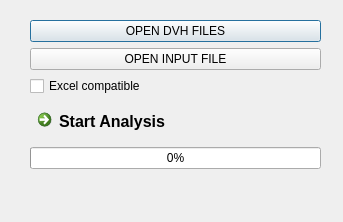
<?xml version="1.0" encoding="UTF-8"?>
<ui version="4.0">
 <class>Monaco_dvh3</class>
 <widget class="QDialog" name="Monaco_dvh3">
  <property name="geometry">
   <rect>
    <x>0</x>
    <y>0</y>
    <width>343</width>
    <height>222</height>
   </rect>
  </property>
  <property name="windowTitle">
   <string>Analize Monaco file with Input</string>
  </property>
  <widget class="QWidget" name="layoutWidget">
   <property name="geometry">
    <rect>
     <x>30</x>
     <y>20</y>
     <width>291</width>
     <height>173</height>
    </rect>
   </property>
   <layout class="QVBoxLayout" name="verticalLayout">
    <item>
     <widget class="QPushButton" name="pushButton_2">
      <property name="text">
       <string>OPEN DVH FILES</string>
      </property>
     </widget>
    </item>
    <item>
     <widget class="QPushButton" name="pushButton">
      <property name="text">
       <string>OPEN INPUT FILE</string>
      </property>
     </widget>
    </item>
    <item>
     <widget class="QCheckBox" name="checkBox">
      <property name="text">
       <string>Excel compatible </string>
      </property>
     </widget>
    </item>
    <item>
     <widget class="QCommandLinkButton" name="commandLinkButton">
      <property name="font">
       <font>
        <family>Segoe UI</family>
        <pointsize>12</pointsize>
        <weight>75</weight>
        <bold>true</bold>
       </font>
      </property>
      <property name="text">
       <string>Start Analysis</string>
      </property>
     </widget>
    </item>
    <item>
     <widget class="QProgressBar" name="progressBar">
      <property name="value">
       <number>0</number>
      </property>
     </widget>
    </item>
    <item>
     <widget class="QLabel" name="label">
      <property name="font">
       <font>
        <pointsize>10</pointsize>
       </font>
      </property>
      <property name="text">
       <string/>
      </property>
     </widget>
    </item>
   </layout>
  </widget>
 </widget>
 <resources/>
 <connections/>
</ui>
